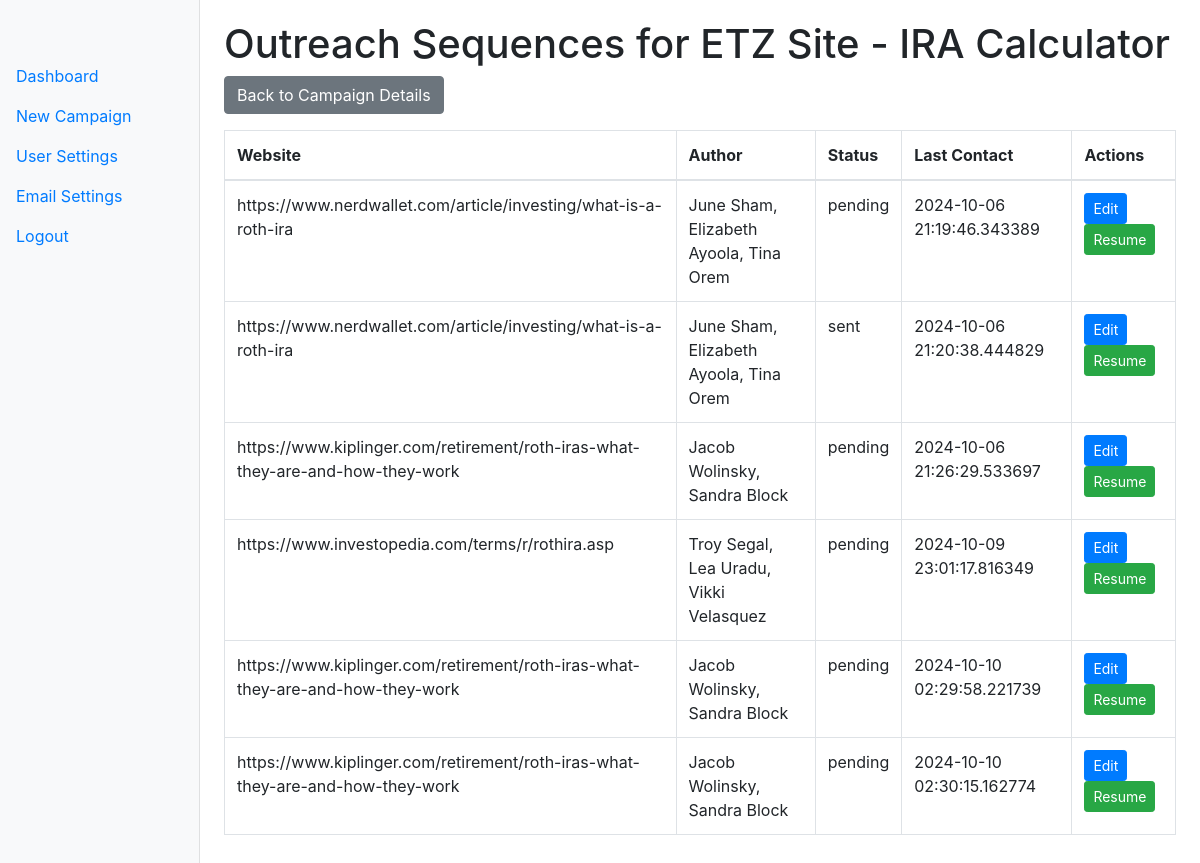
The page /campaign/1/sequences on the database its author committed.
### models.py (models this page shows)
class Campaign(db.Model):
    id = db.Column(db.Integer, primary_key=True)
    user_id = db.Column(db.Integer, db.ForeignKey('user.id'), nullable=False)
    name = db.Column(db.String(100), nullable=False)  # Make sure this line is present
    target_url = db.Column(db.String(500), nullable=False)
    keyword = db.Column(db.String(100), nullable=False)
    status = db.Column(db.String(50), default='active')
    created_date = db.Column(db.DateTime, default=datetime.utcnow)
    websites = db.relationship('Website', secondary='campaign_website', back_populates='campaigns')
    outreach_attempts = db.relationship('OutreachAttempt', backref='campaign', lazy=True)

class OutreachAttempt(db.Model):
    id = db.Column(db.Integer, primary_key=True)
    campaign_id = db.Column(db.Integer, db.ForeignKey('campaign.id'), nullable=False)
    website_id = db.Column(db.Integer, db.ForeignKey('website.id'), nullable=False)
    author_id = db.Column(db.Integer, db.ForeignKey('author.id'), nullable=False)
    status = db.Column(db.String(50), default='pending')
    last_contact_date = db.Column(db.DateTime, default=datetime.utcnow)
    automated_followup = db.Column(db.Boolean, default=False)
    automated_reply = db.Column(db.Boolean, default=False)
    cached_email_content = db.Column(db.Text)

class Website(db.Model):
    id = db.Column(db.Integer, primary_key=True)
    url = db.Column(db.String(500), unique=True, nullable=False)
    domain_authority = db.Column(db.Float)
    page_authority = db.Column(db.Float)  # Add this line
    author_name = db.Column(db.String(200))
    author_email = db.Column(db.String(200))
    status = db.Column(db.String(50), default='pending')
    automated_reply_enabled = db.Column(db.Boolean, default=False)
    outreach_attempts = db.relationship('OutreachAttempt', backref='website', lazy=True)
    campaigns = db.relationship('Campaign', secondary='campaign_website', back_populates='websites')

### app.py (the view)
@app.route('/campaign/<int:campaign_id>/sequences')
def campaign_sequences(campaign_id):
    campaign = Campaign.query.get_or_404(campaign_id)
    outreach_attempts = OutreachAttempt.query.filter_by(campaign_id=campaign_id).all()
    return render_template('campaign_sequences.html', campaign=campaign, sequences=outreach_attempts)

### app.py (called while the page is built)
@app.context_processor
def inject_google_client_id():
    return {'google_client_id': os.getenv('GOOGLE_CLIENT_ID')}

@app.before_request
def before_request():
    print("Before request - Session:", session)

### templates/campaign_sequences.html (shortened to what this page needs)
{% extends "base.html" %}
{% block content %}
<h1>Outreach Sequences for {{ campaign.name }}</h1>
<a href="{{ url_for('campaign_details', campaign_id=campaign.id) }}" class="btn btn-secondary mb-3">Back to Campaign Details</a>
<table class="table table-bordered">
    <thead>
        <tr>
            <th>Website</th>
            <th>Author</th>
            <th>Status</th>
            <th>Last Contact</th>
            <th>Actions</th>
        </tr>
    </thead>
    <tbody>
        {% for sequence in campaign.outreach_attempts %}
        <tr>
            <td>{{ sequence.website.url }}</td>
            <td>{{ sequence.website.author_name }}</td>
            <td>{{ sequence.status }}</td>
            <td>{{ sequence.last_contact_date }}</td>
            <td>
                <a href="{{ url_for('edit_sequence', sequence_id=sequence.id) }}" class="btn btn-sm btn-primary">Edit</a>
                {% if sequence.status == 'active' %}
                <button class="btn btn-sm btn-warning pause-sequence" data-id="{{ sequence.id }}">Pause</button>
                {% else %}
                <button class="btn btn-sm btn-success resume-sequence" data-id="{{ sequence.id }}">Resume</button>
                {% endif %}
            </td>
        </tr>
        {% endfor %}
    </tbody>
</table>
{% endblock %}

### templates/base.html (shortened to what this page needs)
<!DOCTYPE html>
<html lang="en">
<head>
    <link href="https://stackpath.bootstrapcdn.com/bootstrap/4.5.2/css/bootstrap.min.css" rel="stylesheet">
    <link rel="stylesheet" href="{{ url_for('static', filename='css/styles.css') }}">
</head>
<body>
    <div class="container-fluid">
        <div class="row">
            <nav class="col-md-3 col-lg-2 d-md-block bg-light sidebar">
                <div class="sidebar-sticky">
                    <ul class="nav flex-column">
                        <li class="nav-item">
                            <a class="nav-link active" href="{{ url_for('dashboard') }}">
                                Dashboard
                            </a>
                        </li>
                        <li class="nav-item">
                            <a class="nav-link" href="{{ url_for('new_campaign') }}">
                                New Campaign
                            </a>
                        </li>
                        <li class="nav-item">
                            <a class="nav-link" href="{{ url_for('user_settings') }}">
                                User Settings
                            </a>
                        </li>
                        <li class="nav-item">
                            <a class="nav-link" href="{{ url_for('email_settings') }}">
                                Email Settings
                            </a>
                        </li>
                        <li class="nav-item">
                            <a class="nav-link" href="{{ url_for('auth.logout') }}">
                                Logout
                            </a>
                        </li>
                    </ul>
                </div>
            </nav>
            <main role="main" class="col-md-9 ml-sm-auto col-lg-10 px-md-4 main-content">
                {% block content %}{% endblock %}
            </main>
        </div>
    </div>
</body>
</html>

### templates/base.html (style rules this page uses)
.sidebar { position: fixed; top: 0; bottom: 0; left: 0; z-index: 100; padding: 48px 0 0; box-shadow: inset -1px 0 0 rgba(0, 0, 0, .1); }
.sidebar-sticky { position: relative; top: 0; height: calc(100vh - 48px); padding-top: .5rem; overflow-x: hidden; overflow-y: auto; }
.main-content { margin-left: 240px; padding: 20px; }

### rows shown on the page
Campaign: name "ETZ Site - IRA Calculator"
OutreachAttempt: website "https://www.nerdwallet.com/article/investing/what-is-a-roth-ira", website.author_name "June Sham, Elizabeth Ayoola, Tina Orem", status "pending", last_contact_date "2024-10-06 21:19:46.343389"
OutreachAttempt: website "https://www.nerdwallet.com/article/investing/what-is-a-roth-ira", website.author_name "June Sham, Elizabeth Ayoola, Tina Orem", status "sent", last_contact_date "2024-10-06 21:20:38.444829"
OutreachAttempt: website "https://www.kiplinger.com/retirement/roth-iras-what-they-are-and-how-they-work", website.author_name "Jacob Wolinsky, Sandra Block", status "pending", last_contact_date "2024-10-06 21:26:29.533697"
OutreachAttempt: website "https://www.investopedia.com/terms/r/rothira.asp", website.author_name "Troy Segal, Lea Uradu, Vikki Velasquez", status "pending", last_contact_date "2024-10-09 23:01:17.816349"
OutreachAttempt: website "https://www.kiplinger.com/retirement/roth-iras-what-they-are-and-how-they-work", website.author_name "Jacob Wolinsky, Sandra Block", status "pending", last_contact_date "2024-10-10 02:29:58.221739"
OutreachAttempt: website "https://www.kiplinger.com/retirement/roth-iras-what-they-are-and-how-they-work", website.author_name "Jacob Wolinsky, Sandra Block", status "pending", last_contact_date "2024-10-10 02:30:15.162774"
